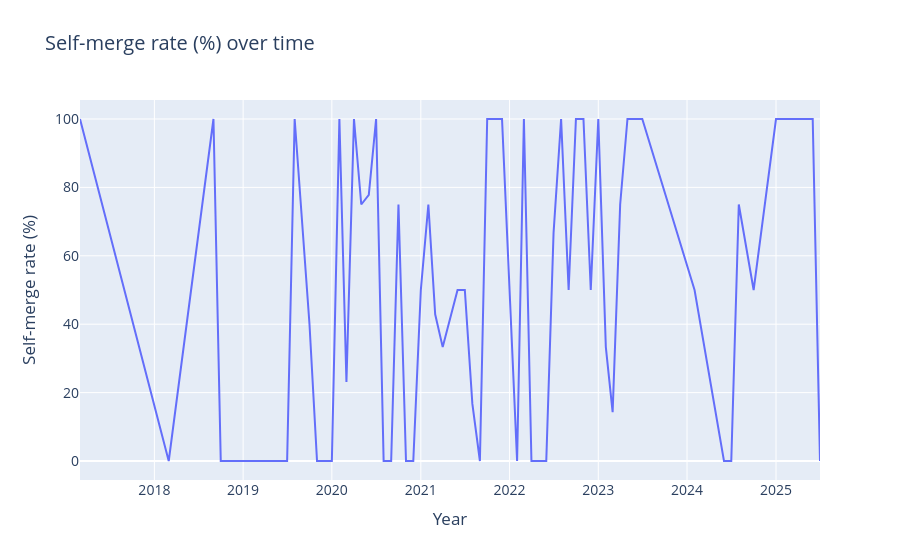

The code cell stored with this chart in its notebook:
### Markdown cell above
## Self Merge Rate (%) 

The second graph shows the ratio between the self-merged PRs over the total number of PRs across the same interval of time

### Code cell
fig_rate = go.Figure()
fig_rate.add_trace(
    go.Scatter(
        x=df_plot["Date_str"],
        y=df_plot["rate_pct"],
        mode="lines",
        name="Self-merge rate (%)",
        marker=dict(size=6),
        hovertemplate="%{x}<br>Rate: %{y:.1f}%<extra></extra>",
    )
)
fig_rate.update_layout(
    title="Self-merge rate (%) over time",
    xaxis_title="Year",
    yaxis_title="Self-merge rate (%)",
    font=dict(size=14),
)
fig_rate.show()

### Figure 1 — Plotly figure (JSON) as saved in the notebook; plotly's stock layout.template omitted (floating-point values rounded to 4 significant figures)
{"data": [{"hovertemplate": "%{x}<br>Rate: %{y:.1f}%<extra></extra>", "marker": {"size": 6}, "mode": "lines", "name": "Self-merge rate (%)", "type": "scatter", "x": ["2017-03-01", "2018-03-01", "2018-09-01", "2018-10-01", "2019-01-01", "2019-03-01", "2019-04-01", "2019-05-01", "2019-06-01", "2019-07-01", "2019-08-01", "2019-10-01", "2019-11-01", "2019-12-01", "2020-01-01", "2020-02-01", "2020-03-01", "2020-04-01", "2020-05-01", "2020-06-01", "2020-07-01", "2020-08-01", "2020-09-01", "2020-10-01", "2020-11-01", "2020-12-01", "2021-01-01", "2021-02-01", "2021-03-01", "2021-04-01", "2021-06-01", "2021-07-01", "2021-08-01", "2021-09-01", "2021-10-01", "2021-11-01", "2021-12-01", "2022-01-01", "2022-02-01", "2022-03-01", "2022-04-01", "2022-06-01", "2022-07-01", "2022-08-01", "2022-09-01", "2022-10-01", "2022-11-01", "2022-12-01", "2023-01-01", "2023-02-01", "2023-03-01", "2023-04-01", "2023-05-01", "2023-07-01", "2024-02-01", "2024-06-01", "2024-07-01", "2024-08-01", "2024-10-01", "2025-01-01", "2025-02-01", "2025-04-01", "2025-06-01", "2025-07-01"], "y": [100, 0, 100, 0, 0, 0, 0, 0, 0, 0, 100, 40, 0, 0, 0, 100, 23.1, 100, 75, 77.8, 100, 0, 0, 75, 0, 0, 50, 75, 42.9, 33.3, 50, 50, 16.7, 0, 100, 100, 100, 50, 0, 100, 0, 0, 66.7, 100, 50, 100, 100, 50, 100, 33.3, 14.3, 75, 100, 100, 50, 0, 0, 75, 50, 100, 100, 100, 100, 0]}], "layout": {"autosize": true, "font": {"size": 14}, "title": {"text": "Self-merge rate (%) over time"}, "xaxis": {"autorange": true, "range": ["2017-03-01", "2025-07-01"], "title": {"text": "Year"}, "type": "date"}, "yaxis": {"autorange": true, "range": [-5.556, 105.6], "title": {"text": "Self-merge rate (%)"}, "type": "linear"}}}
